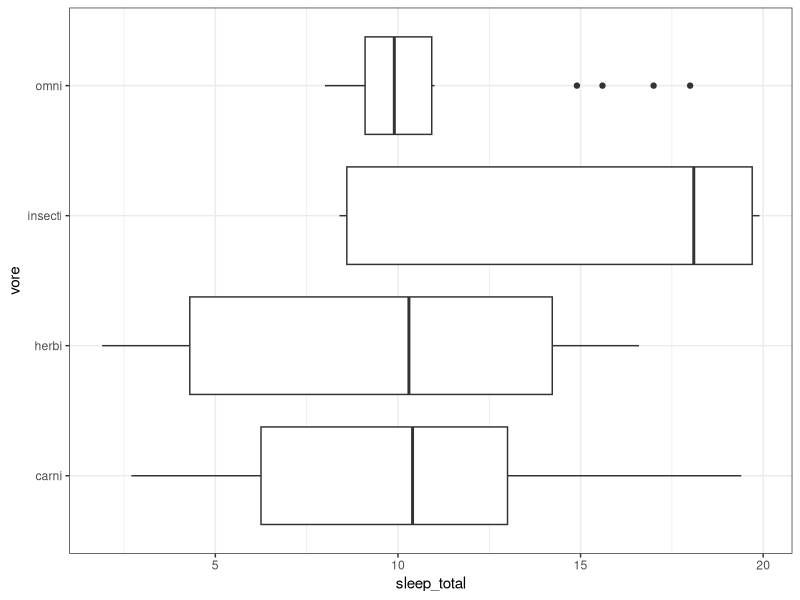

Generate this figure with R:
## ---- chunk 1
library(tidyverse)
## ---- chunk 2
data()
view(msleep)
names(msleep)
## ---- chunk 3
msleep |> 
  drop_na(vore) |> #use this if you have NA variables
  ggplot(aes(vore, sleep_total))+ # x and y axis
  geom_boxplot()+
  coord_flip()+ # do we want vertical or horizontal?
  theme_bw()
## ---- chunk 4

